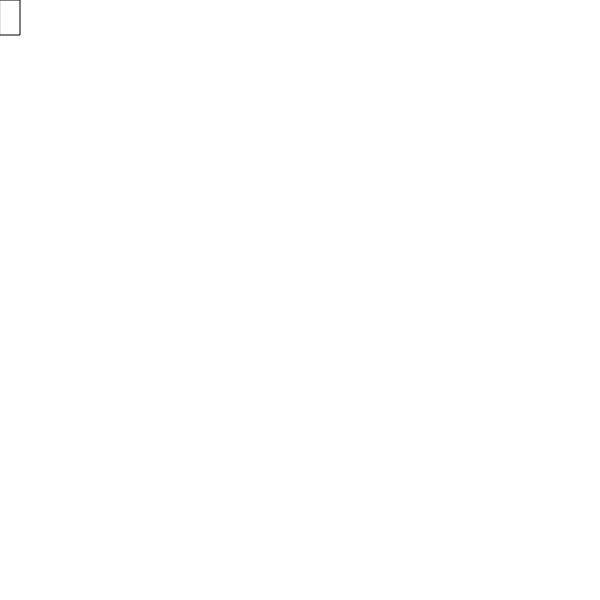
Frame 1 (no input)
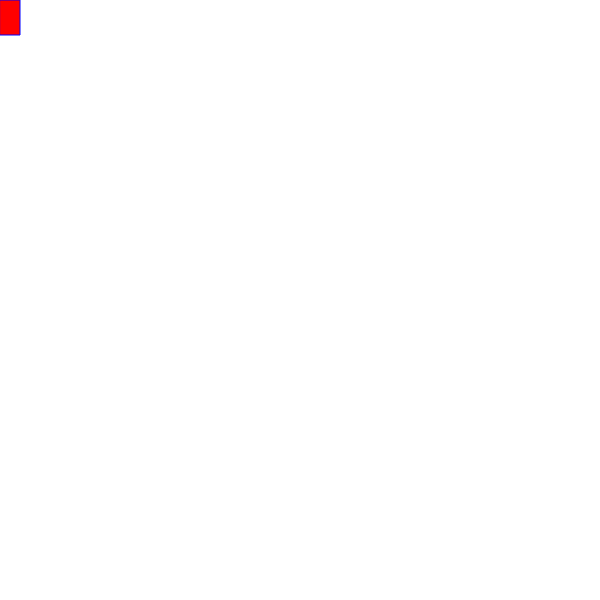
Frame 60 (no input)
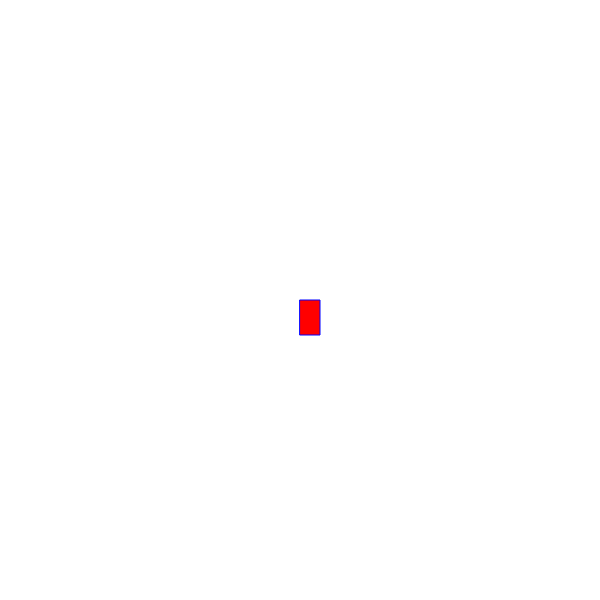
Frame 120 (the mouse pressed at the canvas centre since frame 60)

The p5.js sketch that drew these frames (run headless with seeded random() and noise() and a simulated clock; from frame 60 on, the mouse is pressed at the canvas centre):

// p5.js sketch
// ── sketch.js
function setup() {
    createCanvas(600, 600);
  }
  
  function draw() {
    background("white");
    rect(mouseX, mouseY, 20, 35);
    stroke("blue");
  fill("red");
    
    
    
  }
